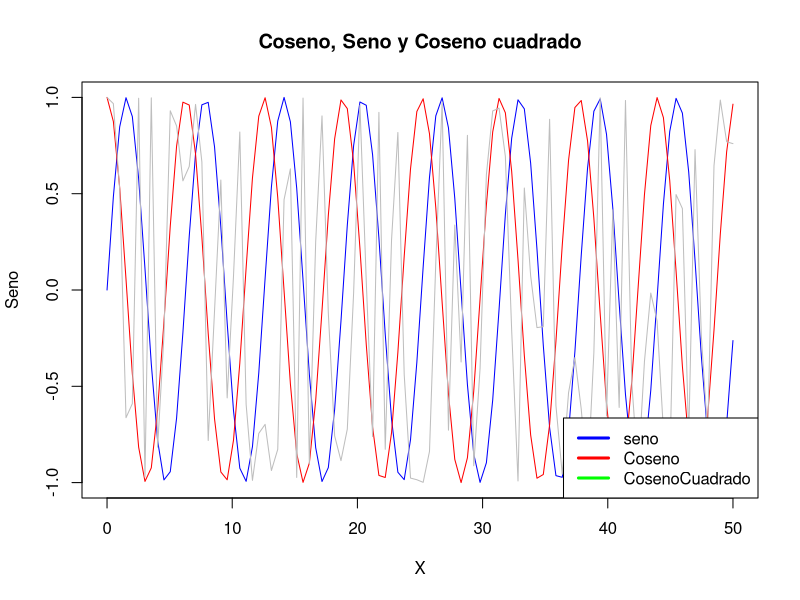
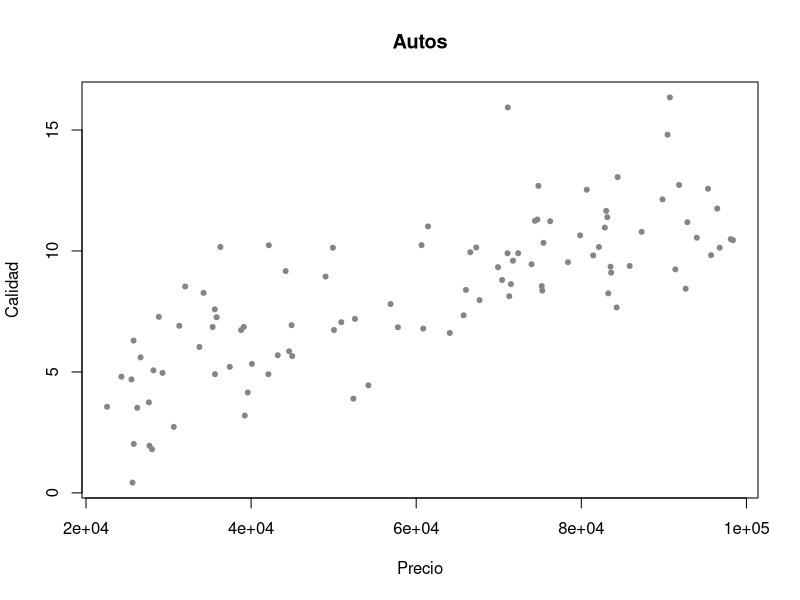

Write R code to recreate these figures, in order. (Note: this script raises an error after producing the figures.)
#1.a
acum <- 0
for (x in 1:1000)
{
  acum=acum+x
}

#1.b
acum <- 0
n <- 0
for (x in 1:1000)
{
  acum=acum+x
  if (acum>10000 && n==0) n=acum
}
#version 2
i <- 1
x <- 1:1000
acum <- 0
while(acum<10000)
{
  acum=acum+x[i]
  i=i+1
}

#1.c
v <-sample(c(-1,1), 10, replace = TRUE)
coordenadasPositivas <- function(v)
{
  acum <- 0
  for(x in v)
  {
    if (x>0) acum=acum+x
  }
  return (acum)
}
n <- coordenadasPositivas(v)

#2
x <- seq(from=0, to=50, length.out=100)  
y <- sin(x)
z <- cos(x)
w <- cos(x^2)
plot(x,y, type = "l", main="Coseno, Seno y Coseno cuadrado", xlab="X", ylab="Seno", col=
       "blue", pch=20, )
lines(x,z, xlab="Coseno", col="red")
lines(x,w, xlab="CosenoCuadrado", col="grey")
legend("bottomright", legend = c("seno", "Coseno", "CosenoCuadrado"),
       lwd = 3, col = c("blue","red", "green"))


#3
datos <- read.table("autos.txt",header = TRUE)
#3.a
datos[3,]
#3.b
datos[,2]
#3.c
datos[datos$precio==min(datos$precio),2]
#3.d
sum(datos[1:4,1])
#3.e
str(apply)
?apply
apply(datos,2,FUN=sum)

apply(datos[1],2,FUN=sum)

#3.f
x <- datos[,1]
y <- datos[,2]
plot(x,y,pch=20, main="Autos", ylab = "Calidad", xlab = "Precio", col="gray52")

#3.g
algo <- sort(datos$precio, index.return=TRUE, decreasing = TRUE)
datos[algo$ix,]
order(datos$precio)
datos[order(datos$precio),]
#rownames(datos) 
#names(datos) = colnames

#4
#1.10 me falta el punto d
str(mtcars)
rownames(mtcars)[which(mtcars$gear>=4)]
mtcars[mtcars$disp > 150 & mtcars$mpg > 20,]
mtcars[mtcars$gear ==4 & mtcars$vs == 1,]
mtcars[which(mtcars$gear ==4)]
aux <- rownames(mtcars)[mtcars$gear == 4 | mtcars$vs == 1]
mean(mtcars$mpg[mtcars$carb==2])
mtcars[1,]

#4.a
rownames(mtcars)[which(mtcars$gear>=4)]

#4.b
rownames(mtcars)[which(mtcars$gear==4 & mtcars$vs==1)]

#4.c
rownames(mtcars)[which(mtcars$gear==4 | mtcars$vs==1)]

#4.d
mtcars$am <- factor(mtcars$am, c(0,1), c("auto", "manual"))
